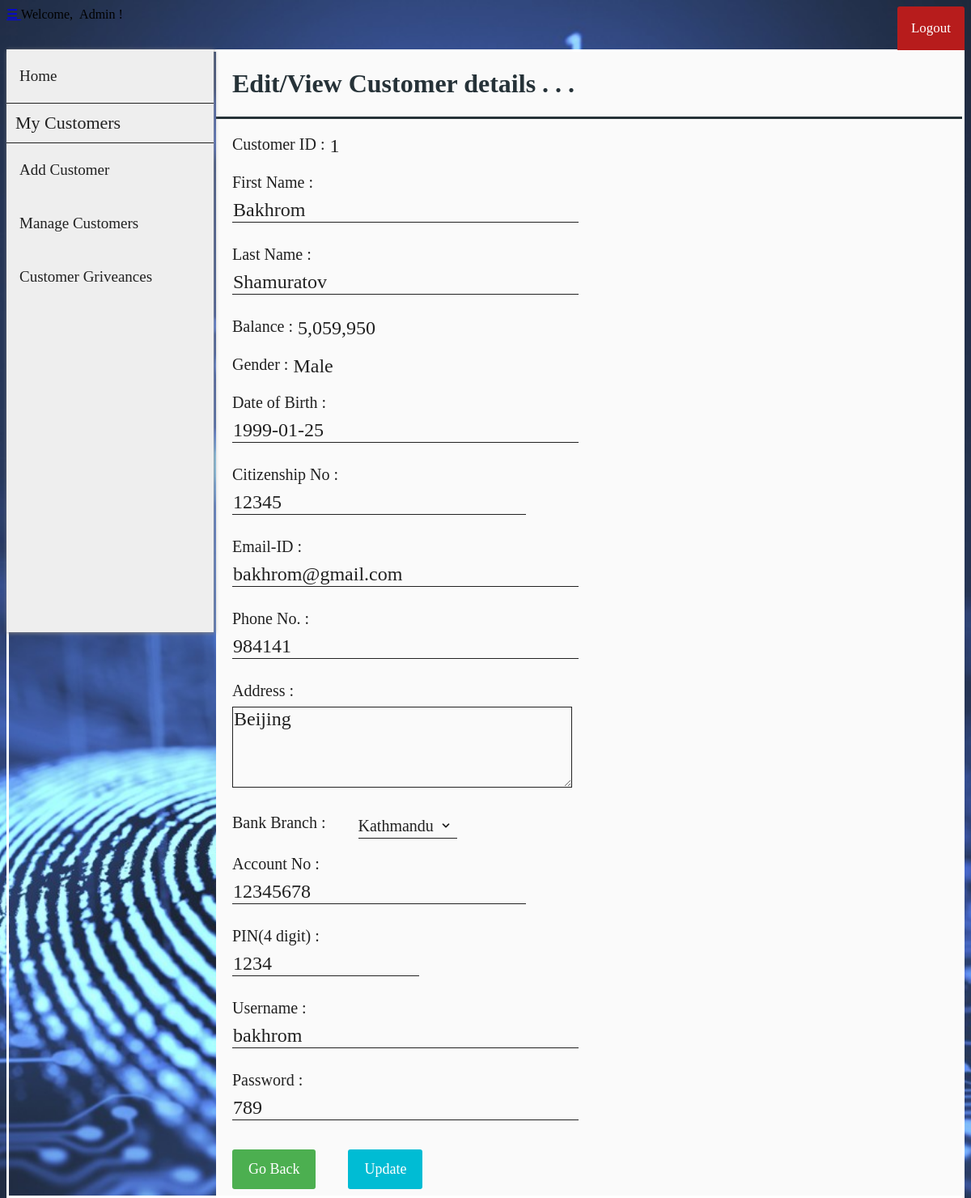
/net-banking/edit_customer.php?cust_id=1 (signed in), run on the app's committed database.
### tables this page shows
CREATE TABLE `customer` (
  `cust_id` int(11) NOT NULL,
  `first_name` varchar(30) DEFAULT NULL,
  `last_name` varchar(30) DEFAULT NULL,
  `gender` varchar(10) DEFAULT NULL,
  `dob` date DEFAULT NULL,
  `aadhar_no` int(11) DEFAULT NULL,
  `email` varchar(30) DEFAULT NULL,
  `phone_no` varchar(20) DEFAULT NULL,
  `address` varchar(255) DEFAULT NULL,
  `branch` varchar(30) DEFAULT NULL,
  `account_no` int(11) DEFAULT NULL,
  `pin` int(4) DEFAULT NULL,
  `uname` varchar(30) DEFAULT NULL,
  `pwd` varchar(30) DEFAULT NULL
);

CREATE TABLE `passbook1` (
  `trans_id` int(11) NOT NULL,
  `trans_date` datetime DEFAULT NULL,
  `remarks` varchar(255) DEFAULT NULL,
  `debit` int(11) DEFAULT NULL,
  `credit` int(11) DEFAULT NULL,
  `balance` int(11) DEFAULT NULL
);

### net-banking/edit_customer.php (the view, shortened to what this page needs)
<?php
    include "connect.php";
    include "user_navbar.php";
    include "admin_sidebar.php";
    $sql0 = "SELECT * FROM customer WHERE cust_id=".$_SESSION['cust_id'];
    $sql1 = "SELECT * FROM passbook".$_SESSION['cust_id']." WHERE trans_id=(
                    SELECT MAX(trans_id) FROM passbook".$_SESSION['cust_id'].")";
    $result0 = $conn->query($sql0);
    $result1 = $conn->query($sql1);
    if ($result0->num_rows > 0) {
        while($row = $result0->fetch_assoc()) {
            $fname = $row["first_name"];
            $lname = $row["last_name"];
            $gender = $row["gender"];
            $dob = $row["dob"];
            $aadhar = $row["aadhar_no"];
            $email = $row["email"];
            $phno = $row["phone_no"];
            $address = $row["address"];
            $branch = $row["branch"];
            $acno = $row["account_no"];
            $pin = $row["pin"];
            $cus_uname = $row["uname"];
            $cus_pwd = $row["pwd"];
        }
    }
    if ($result1->num_rows > 0) {
        while($row = $result1->fetch_assoc()) {
            $balance = $row["balance"];
        }
    }
?>
<!DOCTYPE html>
<html>
<head>
    <link rel="stylesheet" href="customer_add_style.css">
</head>
<body>
    <form class="add_customer_form" action="./edit_customer_action.php" method="post">
        <div class="flex-container-form_header">
            <h1 id="form_header">Edit/View Customer details . . .</h1>
        </div>
        <div class="flex-container">
            <div class=container>
                <label>Customer ID : <label id="info_label"> <?php echo $_SESSION['cust_id'] ?> </label></label>
            </div>
        </div>
        <div class="flex-container">
            <div class=container>
                <label>First Name :</label><br>
                <input name="fname" size="30" type="text" value="<?php echo $fname ?>" required />
            </div>
            <div  class=container>
                <label>Last Name :</b></label><br>
                <input name="lname" size="30" type="text" value="<?php echo $lname ?>" required />
            </div>
        </div>
        <div class="flex-container">
            <div class=container>
                <label>Balance : <label id="info_label"> <?php echo number_format($balance) ?> </label></label>
            </div>
        </div>
        <div class="flex-container">
            <div class=container>
                <label>Gender :
                    <label id="info_label">
                    <?php
                        if ($gender == "male") {echo "Male";}
                        elseif ($gender == "female") {echo "Female";}
                        else {echo "Others";}
                    ?>
            </div>
        </div>
        <div class="flex-container">
            <div class=container>
                <label>Date of Birth :</label><br>
                <input name="dob" size="30" type="text" placeholder="yyyy-mm-dd" value="<?php echo $dob ?>" required />
            </div>
        </div>
        <div class="flex-container">
            <div class=container>
                <label>Citizenship No :</label><br>
                <input name="aadhar" size="25" type="text" value="<?php echo $aadhar ?>" required />
            </div>
        </div>
        <div class="flex-container">
            <div class=container>
                <label>Email-ID :</label><br>
                <input name="email" size="30" type="text" value="<?php echo $email ?>" required />
            </div>
            <div  class=container>
                <label>Phone No. :</b></label><br>
                <input name="phno" size="30" type="text" value="<?php echo $phno ?>" required />
            </div>
        </div>
        <div class="flex-container">
            <div class=container>
                <label>Address :</label><br>
                <textarea name="address" required /><?php echo $address ?></textarea>
            </div>
        </div>
        <div class="flex-container">
            <div class=container>
                <label>Bank Branch :</label>
            </div>
            <div  class=container>
                <select name="branch">
                    <option value="kathmandu" <?php if ($branch == 'kathmandu') {?> selected="selected" <?php }?>>Kathmandu</option>
                </select>
            </div>
        </div>
        <div class="flex-container">
            <div class=container>
                <label>Account No :</label><br>
                <input name="acno" size="25" type="text" value="<?php echo $acno ?>" required />
            </div>
        </div>
        <div class="flex-container">
            <div  class=container>
                <label>PIN(4 digit) :</b></label><br>
                <input name="pin" size="15" type="text" value="<?php echo $pin ?>" required />
            </div>
        </div>
        <div class="flex-container">
            <div class=container>
                <label>Username :</label><br>
                <input name="cus_uname" size="30" type="text" value="<?php echo $cus_uname ?>" required />
            </div>
            <div  class=container>
                <label>Password :</b></label><br>
                <input name="cus_pwd" size="30" type="text" value="<?php echo $cus_pwd ?>" required />
            </div>
        </div>
        <div class="flex-container">
            <div class="container">
                <a href="./manage_customers.php" class="button">Go Back</a>
            </div>
            <div class="container">
                <button type="submit">Update</button>
            </div>
        </div>
    </form>
</body>
</html>

### net-banking/user_navbar_style.css (style rules this page uses)
body, html { height: 100%; background: url("images/home.jpg") no-repeat center center fixed; background-size: cover; }

### net-banking/customer_add_style.css (style rules this page uses)
body, html { height: 100%; background: url("images/home.jpg") no-repeat center center fixed; background-size: cover; }
.flex-container { display: -webkit-flex; display: flex; margin-left: 256px; width: auto; height: auto; -webkit-flex-wrap: wrap; flex-wrap: wrap; background-color: #FAFAFA; }
.flex-container-form_header { display: -webkit-flex; display: flex; margin-left: 256px; width: auto; height: auto; background-color: #FAFAFA; border-bottom: 3px solid #263238; }
h1[id="form_header"] { margin-left: 20px; font-family: Roboto-Thin; color: #263238; }
form { border: 3px solid white; width: inherit; margin-left: 0px; }
label { display: block; float: left; color: #212121; font-family: OpenSans-Bold; font-size: 20px; }
label[id="info_label"] { display: block; float: right; margin-left: 6px; font-family: Roboto-Regular; color: #212121; font-size: 24px; }
input[type=text], input[type=password] { font-family: Roboto-Regular; color: #212121; font-size: 24px; width: auto; margin: 8px 0; padding: 1px 1px; border: 0; border-bottom: 1px solid #212121; box-sizing: border-box; background-color: transparent; }
.container { margin-top: 20px; margin-left: 20px; margin-right: 20px; float: left; display: inline-block; }
textarea { font-family: Roboto-Regular; color: #212121; font-size: 24px; height: 100px; width:35vw; max-width: 720px; min-width: 240px; margin: 8px 0; padding: 1px 1px; border: 0; border: 1px solid #212121; box-sizing: border-box; background-color: transparent; }
select { font-family: Roboto-Regular; color: #212121; font-size: 20px; background: url("images/down_arrow.png") 96% / 15% no-repeat #eee; -webkit-appearance: none; -moz-appearance: none; background-color: transparent; width: 130%; padding: 4px 0; border: none; border-bottom: 1px solid #212121; }
button { font-family: OpenSans-Regular; font-size: 18px; background-color: #00BCD4; color: white; padding: 14px 20px; margin: 8px 0; border: none; cursor: pointer; width: 100%; border-radius: 3px; }
.button { background-color: #4CAF50; border: none; color: white; font-family: OpenSans-Regular; font-size: 18px; padding: 14px 20px; margin: 8px 0; text-align: center; text-decoration: none; display: inline-block; border-radius: 3px; cursor: pointer; }

### data on the page
customer: fname "Bakhrom", lname "Shamuratov", dob "1999-01-25", aadhar "12345", email "bakhrom@gmail.com", phno "984141", address "Beijing", acno "12345678", pin "1234", cus_uname "bakhrom", cus_pwd "789"
passbook1: balance "5,059,950"

### other printed values
$_SESSION['cust_id'] "1"
